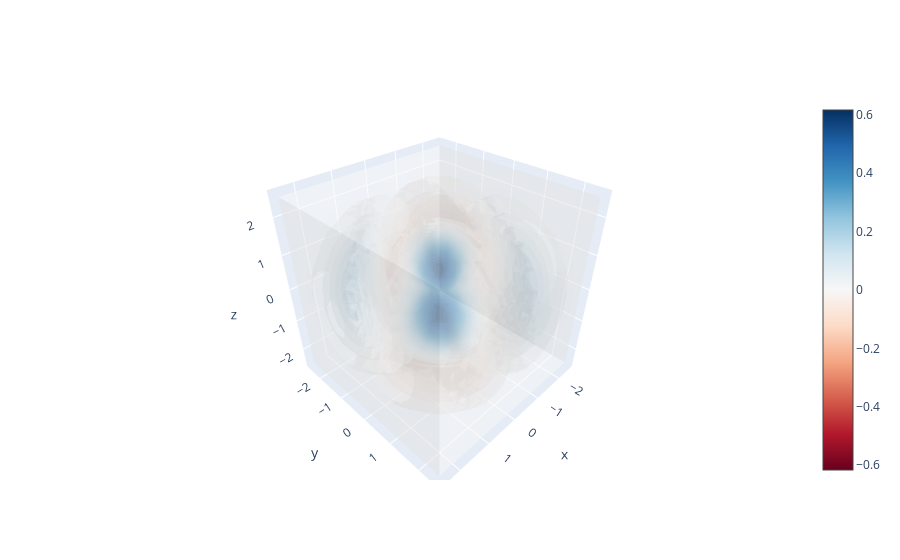

The notebook cell saved with this chart:
### Code cell
fig = go.Figure(data=go.Volume(
    x=r[:,0],
    y=r[:,1],
    z=r[:,2],
    value=f[:,i],
    isomin=-plot_max,
    isomax=plot_max,
    opacity=0.3, # needs to be small to see through all surfaces
    surface_count=40, # needs to be a large number for good volume rendering
    colorscale='RdBu'))
fig.show()

### Figure 1 — Plotly figure (JSON) as saved in the notebook; plotly's stock layout.template omitted (floating-point values rounded to 4 significant figures; data arrays with more than 128 entries replaced by an {"elided": "..."} marker saying what was removed)
{"data": [{"colorscale": [[0, "rgb(103,0,31)"], [0.1, "rgb(178,24,43)"], [0.2, "rgb(214,96,77)"], [0.3, "rgb(244,165,130)"], [0.4, "rgb(253,219,199)"], [0.5, "rgb(247,247,247)"], [0.6, "rgb(209,229,240)"], [0.7, "rgb(146,197,222)"], [0.8, "rgb(67,147,195)"], [0.9, "rgb(33,102,172)"], [1, "rgb(5,48,97)"]], "isomax": 0.6163, "isomin": -0.6163, "opacity": 0.3, "surface": {"count": 40}, "type": "volume", "value": {"elided": "8000 float values"}, "x": {"elided": "8000 float values"}, "y": {"elided": "8000 float values"}, "z": {"elided": "8000 float values"}}], "layout": {}}
